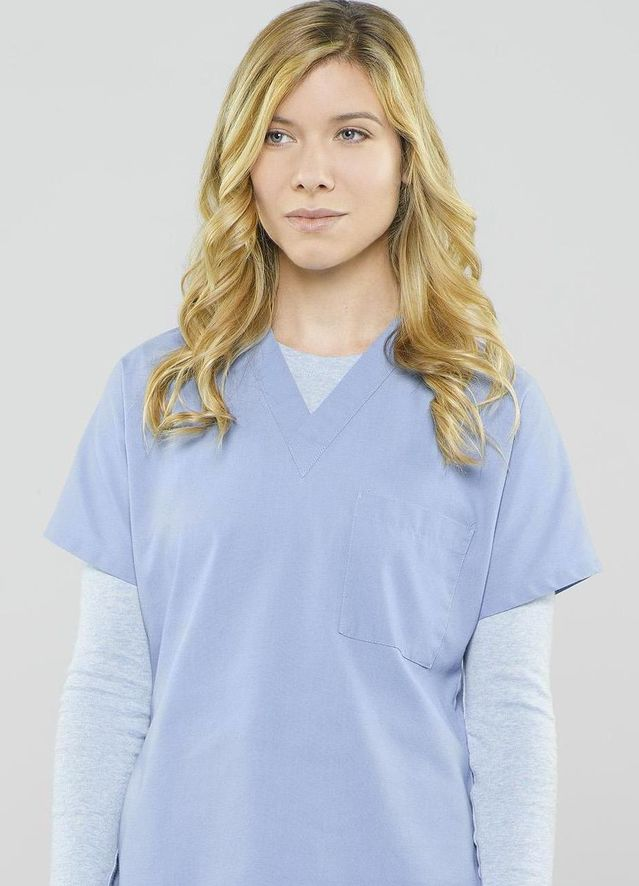
#> input picture img/intern.jpg, 639 x 886 px
$ jupyter execute imgPIL.ipynb
#> lines starting #> are read from the running program, lines starting #| are printed output that depends on the picture; after the words box and inside, x2 and y2 are one past the last pixel; in counts of white or black regions, pixels touching at a corner belong together
[cell 1]
#import needed libraries

import cv2
import numpy as np
from matplotlib import pyplot as plt
from PIL import Image

[cell 2]
#load in an image

img = cv2.imread("img/intern.jpg", 0)
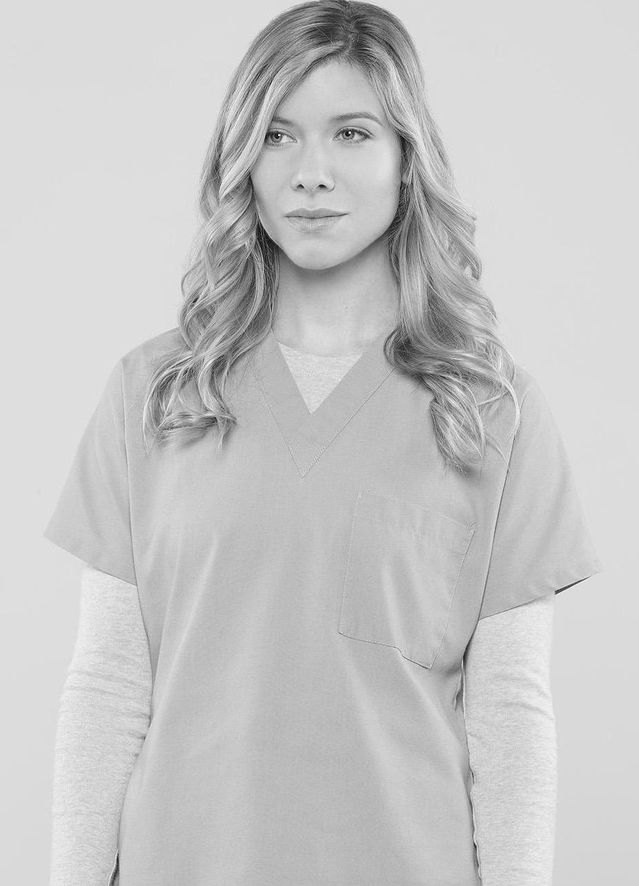
#> img: shape (886, 639); min 0, max 255, mean 199.2

#display new image
cv2.imshow("IMAGE", img)
cv2.waitKey(0)
cv2.destroyAllWindows()

Divide the Image into two

[cell 3]
#get the shape of the image

x, y = img.shape
#> x = 886; y = 639

#get the centre of the image
x_ROI = x//2
#> x_ROI = 443
y_ROI = y//2
#> y_ROI = 319


#crop the region of interest
roi = img[:,y_ROI:]
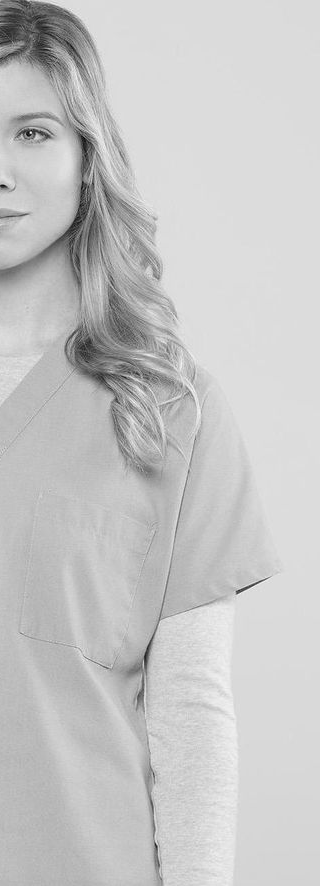
#> roi: shape (886, 320); min 0, max 255, mean 197.9
cv2.imshow("REGION OF INTEREST (ROI)", roi)
cv2.waitKey(0)
cv2.destroyAllWindows()

### Apply the Gaussian Blur on the ROI

[cell 4]
#Applying the gaussian blur on ROI
dst = cv2.GaussianBlur(roi, (7,7), 0)

#display the blurred image and original
cv2.imshow("Gaussian Smoothing", np.hstack((roi, dst)))
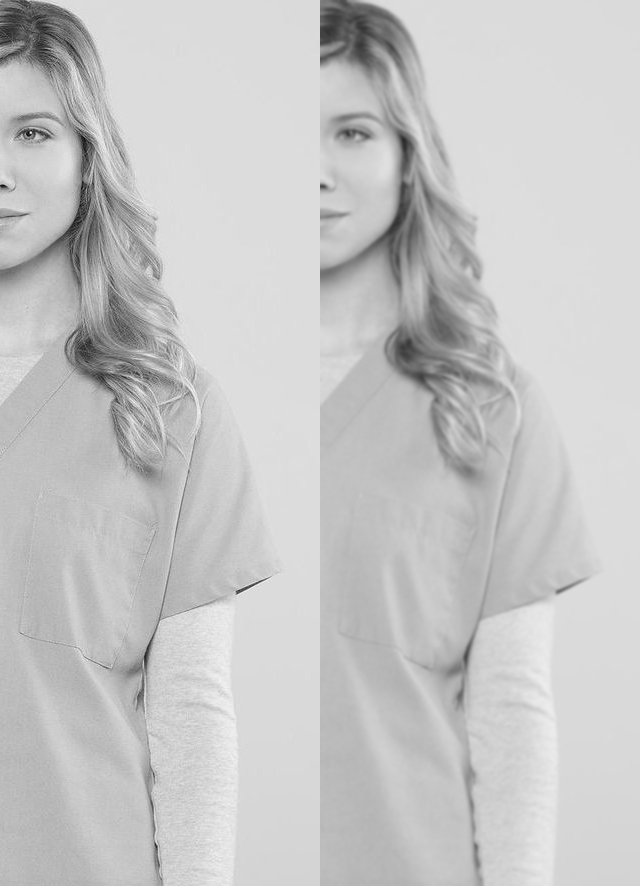
#> window 'Gaussian Smoothing': shape (886, 640); min 0, max 255, mean 197.9
cv2.waitKey(0)
cv2.destroyAllWindows()

Apply the Canny Edge Detection Algorithm

[cell 5]
#canny
edge_ROI = cv2.Canny(dst, 1, 25)
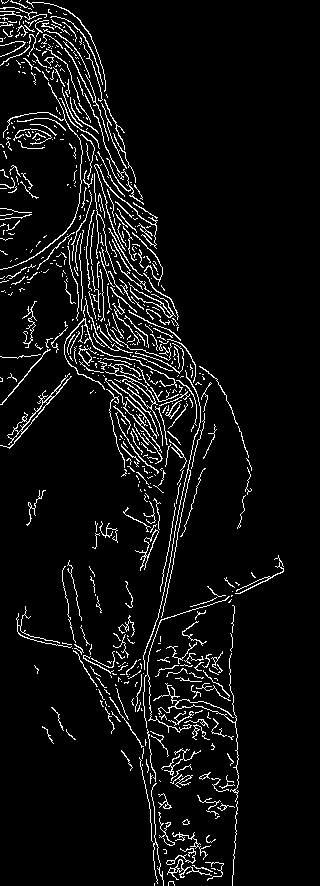
#> edge_ROI: shape (886, 320); 6.1% white in thin lines or dots, all inside (x1, y1, x2, y2) = (0, 0, 284, 886)
cv2.imshow("EDGE DETECTION", edge_ROI)
cv2.waitKey(0)
cv2.destroyAllWindows()

[cell 6]
edge_ROI.shape
#> Out = (886, 320)

Save the Edge Image

[cell 7]
cv2.imwrite("img/internEdge.png", edge_ROI)
#> Out = True

Paste the edged_image over the original image |

[cell 8]
#duplicate the original image first
img_dup = img.copy()

#paste the edge on the duplicate copy
img_dup[:edge_ROI.shape[0], ((edge_ROI.shape[1]) - 1):] = edge_ROI
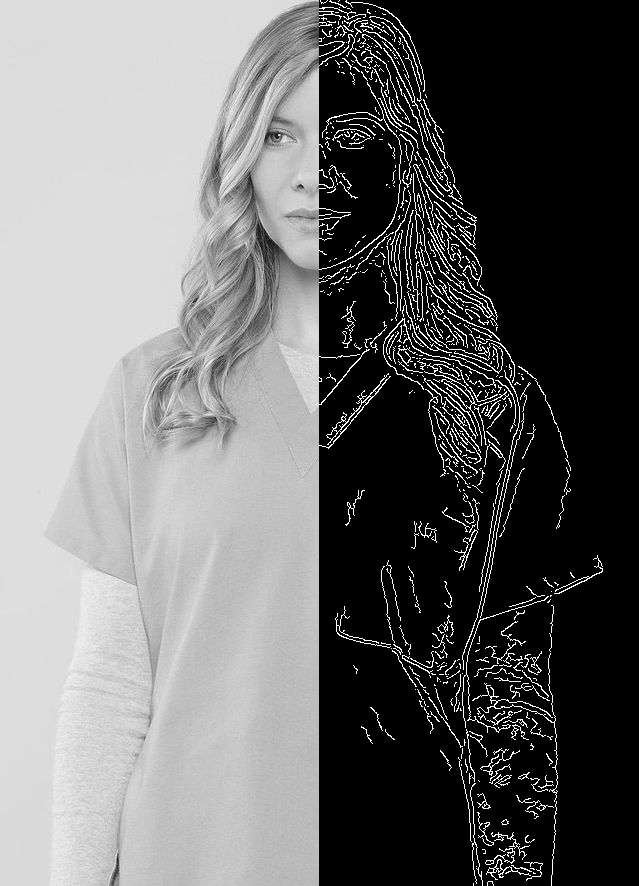
#> img_dup: shape (886, 639); min 0, max 255, mean 107.9
cv2.imshow("MERGED IMAGE", img_dup)
cv2.waitKey(0)
cv2.destroyAllWindows()

[cell 9]
cv2.imwrite("img/dup_merged.png",img_dup)
#> Out = True

[cell 10]
rez = cv2.resize(img_dup, (600,550))
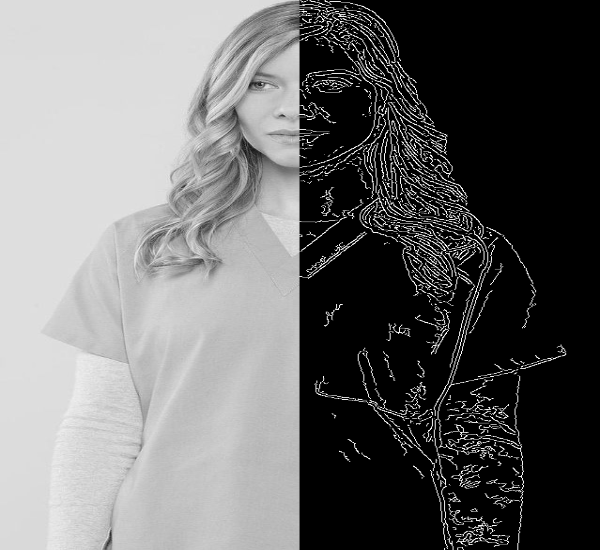
#> rez: shape (550, 600); min 0, max 255, mean 107.8
cv2.imshow("RESIZED IMAGE", rez)
cv2.waitKey(0)
cv2.destroyAllWindows()

[cell 11]
cv2.imwrite("img/dup_resize.png",img_dup)
#> Out = True

$ run again, with img/merged.png saved as img/intern.jpg
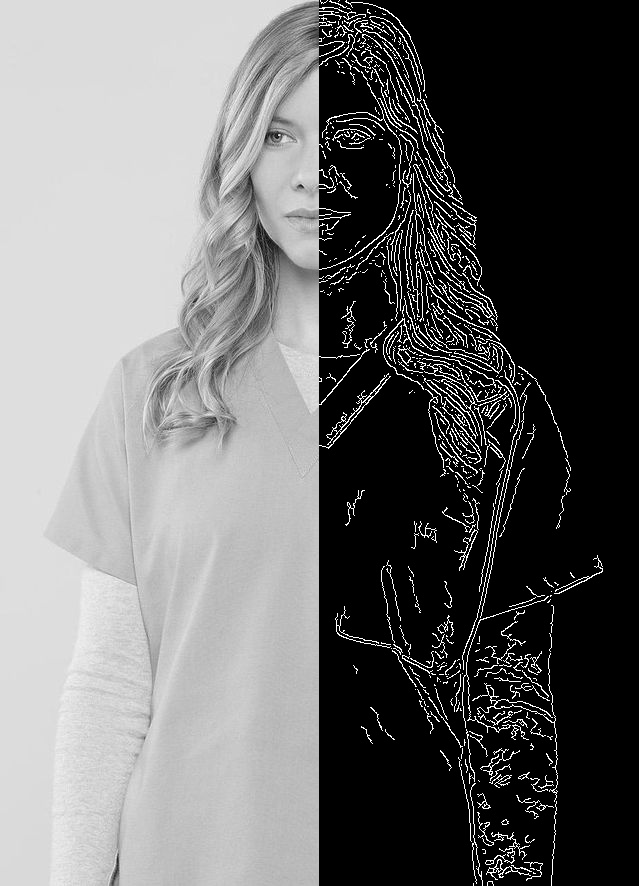
#> input picture img/merged.png, 639 x 886 px
#> img is the input picture: shape (886, 639); min 0, max 255, mean 108
#> `edge_ROI = cv2.Canny(dst, 1, 25)`:
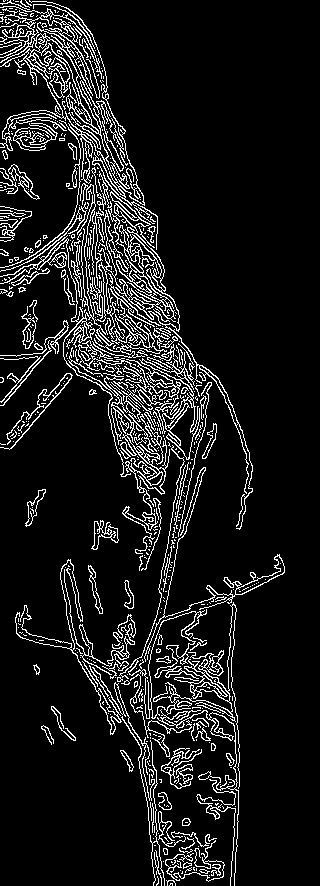
#> edge_ROI: shape (886, 320); 10.1% white in thin lines or dots, all inside (x1, y1, x2, y2) = (0, 0, 285, 886)
#> `cv2.imwrite("img/internEdge.png", edge_ROI)`: Out = True
#> img_dup: shape (886, 639); 11.26% of pixels changed, all inside (x1, y1, x2, y2) = (319, 0, 608, 886)
#> `rez = cv2.resize(img_dup, (600,550))`:
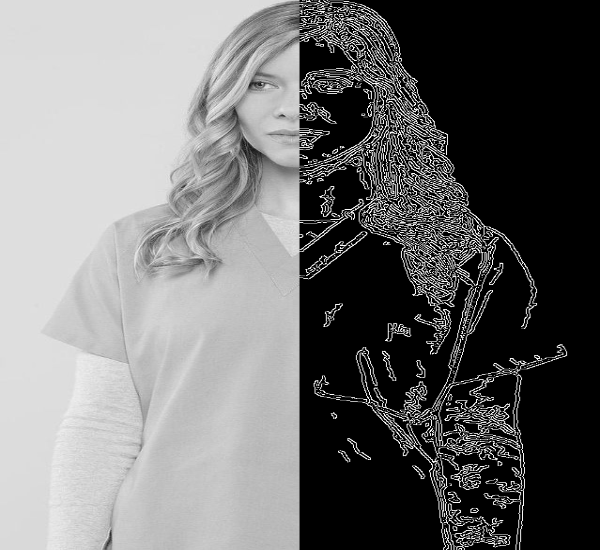
#> rez: shape (550, 600); min 0, max 255, mean 112.9
